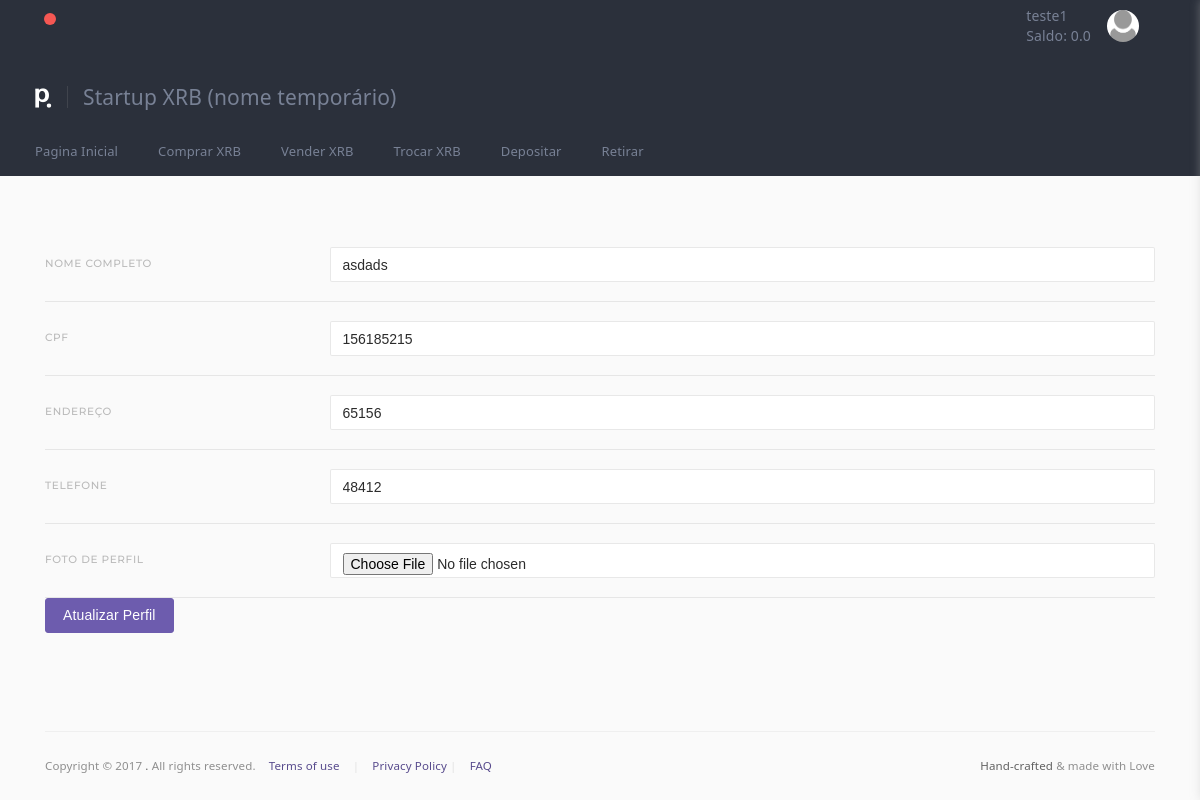
Screenshot of /perfil/ (signed in) with the database file from the repository.
### comprincipal/models.py (models this page shows)
class Cliente(models.Model):
    user = models.OneToOneField(User, on_delete=models.CASCADE)
    nome = models.CharField(max_length=200)
    cpf = models.CharField(max_length=11, unique=True)
    endereco = models.CharField(max_length=250)
    saldo = models.FloatField(default=0)
    carteira_xrb = models.CharField(max_length=250)
    telefone = models.CharField(max_length=250, unique=True)
    status_verificacao = models.CharField(max_length=200, choices=lista_status, default='NV')
    numero_transacoes = models.IntegerField(default=0)
    valor_transacoes = models.FloatField(default=0)
    reputacao = models.FloatField(default=0)
    login_email_token = models.CharField(max_length=50, default='Token')
    foto_perfil = models.ImageField(upload_to='perfil/', default='perfil/generico.png')

### comprincipal/views.py (the view)
# urls.py: url(r'perfil/$', views.verperfil, name='Perfil'),
def verperfil(request):
    erros = []
    u = []
    c = []
    if request.user.is_authenticated:
        u = User.objects.get(pk=request.user.id)
        try:
            c = models.Cliente.objects.get(user=u)
        except:
            return redirect('/cadastro/etapa2/')
        if request.method == 'POST':
            usuario = User.objects.get(pk=request.user.id)
            cliente = models.Cliente.objects.get(user=usuario)
            form = models.ClienteFormRegistro(request.POST)
            try:
                c.nome = request.POST.get("nome")
                c.save()
            except:
                erros.append("Nome invalido")
            try:
                c.cpf = request.POST.get("cpf")
                c.save()
            except:
                erros.append("CPF inválido ou já registrado")
            try:
                c.telefone = request.POST.get("telefone")
                c.save()
            except:
                erros.append("Número inválido ou já registrado")
            print(request.POST.get("foto_perfil"))
            print(len(request.FILES))
            if len(request.FILES) == 0:
                pass
            else:
                form = models.ClienteFormRegistro(request.POST, request.FILES)
                temp = request.FILES.get('foto_perfil')
                c.foto_perfil = temp
                c.save()
            try:
                c.endereco = request.POST.get("endereco")
                c.save()
            except:
                erros.append("Não foi possível mudar o endereço")
            return redirect('Perfil')
        else:
            form = models.ClienteFormRegistro()
            context = {
                'cliente': c,
                'form': form
            }
            return render(request, 'p_verperfil.html', context)
    else:
        return redirect('/login/')

### comprincipal/models.py
class ClienteFormRegistro(ModelForm):
    class Meta:
        model = Cliente
        fields = [
            'nome',
            'cpf',
            'endereco',
            'telefone',
            'foto_perfil'
        ]

### templates/p_verperfil.html (shortened to what this page needs)
{% extends "base.html" %}
{% block conteudo %}
    <form id="form-work" class="form-horizontal" role="form" autocomplete="off" novalidate="novalidate" method="post"
          action="{% url 'Perfil' %}" enctype="multipart/form-data">
        <br>
        <div class="form-group row">
            <label for="id_nome" class="col-md-3 control-label">Nome Completo</label>
            <div class="col-md-9">
                <input type="text" class="form-control" id="id_nome" value={{ cliente.nome }} name="nome" required
                       aria-required="true">
            </div>
        </div>
        <div class="form-group row">
            <label for="id_cpf" class="col-md-3 control-label">CPF</label>
            <div class="col-md-9">
                <input type="text" class="form-control" id="id_cpf" value={{ cliente.cpf }} name="cpf" required
                       aria-required="true" maxlength="11">
            </div>
        </div>
        <div class="form-group row">
            <label for="id_endereco" class="col-md-3 control-label">Endereço</label>
            <div class="col-md-9">
                <input type="text" class="form-control" id="id_endereco" value="{{ cliente.endereco }}" name="endereco"
                       required aria-required="true">
            </div>
        </div>
        <div class="form-group row">
            <label for="id_telefone" class="col-md-3 control-label">Telefone</label>
            <div class="col-md-9">
                <input type="text" class="form-control" id="id_telefone" value={{ cliente.telefone }} name="telefone"
                       required aria-required="true">
            </div>
        </div>
        <div class="form-group row">
            <label for="id_foto_perfil" class="col-md-3 control-label">Foto de Perfil</label>
            <div class="col-md-9">
                <input type="file" class="form-control" name="foto_perfil" id="id_foto_perfil" />
            </div>
        </div>
        <input class="btn btn-primary" type="submit" value="Atualizar Perfil"></input>
    </form>
{% endblock %}

### templates/base.html (shortened to what this page needs)
<!DOCTYPE html>
<html>
<head>
    <link href="/static/assets/plugins/pace/pace-theme-flash.css" rel="stylesheet" type="text/css"/>
    <link href="/static/assets/plugins/bootstrap/css/bootstrap.min.css" rel="stylesheet" type="text/css"/>
    <link href="/static/assets/plugins/font-awesome/css/font-awesome.css" rel="stylesheet" type="text/css"/>
    <link href="/static/assets/plugins/jquery-scrollbar/jquery.scrollbar.css" rel="stylesheet" type="text/css"
          media="screen"/>
    <link href="/static/assets/plugins/select2/css/select2.min.css" rel="stylesheet" type="text/css" media="screen"/>
    <link href="/static/assets/plugins/switchery/css/switchery.min.css" rel="stylesheet" type="text/css"
          media="screen"/>
    <link href="/static/pages/css/pages-icons.css" rel="stylesheet" type="text/css">
    <link class="main-stylesheet" href="/static/pages/css/pages.css" rel="stylesheet" type="text/css"/>
</head>
<body class="fixed-header horizontal-menu horizontal-app-menu ">
<div class="header">
    <div class="container">
        <div class="header-inner header-md-height">
            <div class="">
                <ul class="hidden-md-down notification-list no-margin hidden-sm-down b-grey b-l b-r no-style p-l-0 p-r-20">
                    <li class="p-r-10 inline">
                        <div class="dropdown">
                            <a href="javascript:;" id="notification-center" class="header-icon pg pg-world"
                               data-toggle="dropdown">
                                <span class="bubble"></span>
                            </a>
                        </div>
                    </li>
                </ul>
            </div>
            <div class="d-flex align-items-center">
                {% if user.is_authenticated %}
                    <div class="pull-left p-r-10 fs-14 font-heading hidden-md-down">
                        <span class="semi-bold">{{ user.username }}</span>
                        <br><span class="semi-bold">Saldo: {{ cliente.saldo }}</span>
                    </div>
                    <div class="dropdown pull-right sm-m-r-5">
                        <button class="profile-dropdown-toggle" type="button" data-toggle="dropdown"
                                aria-haspopup="true" aria-expanded="false">
                <span class="thumbnail-wrapper d32 circular inline">
                  <img src="/media/{{ cliente.foto_perfil }}" alt="" data-src="/media/{{ cliente.foto_perfil }}"
                       data-src-retina="/static/assets/img/profiles/avatar_small2x.jpg" width="32" height="32">
                  </span>
                        </button>
                    </div>
                {% else %}
                    <div class="pull-left p-r-10 fs-14 font-heading hidden-md-down">
                        <span class="semi-bold"><a href="/login/">Login </a> </span> <span class="semi-bold"><a
                            href="/cadastro/">Registrar</a> </span>
                    </div>
                {% endif %}
            </div>
        </div>
        <div class="header-inner justify-content-start header-lg-height title-bar">
            <div class="brand inline align-self-end">
                <img src="/static/assets/img/logo_s.png" alt="logo" data-src="/static/assets/img/logo_s.png"
                     data-src-retina="/static/assets/img/logo_s_2x.png" width="17" height="20">
            </div>
            <h2 class="page-title align-self-end">
                Startup XRB (nome temporário)
            </h2>
        </div>
        <div class="menu-bar header-sm-height" data-pages-init='horizontal-menu' data-hide-extra-li="4">
            <ul>
                <li>
                    <a href="/">Pagina Inicial</a>
                </li>
                <li>
                    <a href="/"><span class="title">Comprar XRB</span></a>
                </li>
                <li>
                    <a href="/anuncio/novo/"><span class="title">Vender XRB</span></a>
                </li>
                <li>
                    <a href="/"><span class="title">Trocar XRB</span></a>
                </li>
                <li>
                    <a href="/"><span class="title">Depositar</span></a>
                </li>
                <li>
                    <a href="/"><span class="title">Retirar</span></a>
                </li>
            </ul>
        </div>
    </div>
</div>
<div class="page-container ">
    <div class="page-content-wrapper ">
        <div class="content ">
            <div class=" container    container-fixed-lg">
                {% block conteudo %}{% endblock %}
            </div>
        </div>
        <div class=" container   container-fixed-lg footer">
            <div class="copyright sm-text-center">
                <p class="small no-margin pull-left sm-pull-reset">
                    <span class="hint-text">Copyright &copy; 2017 </span>
                    .
                    <span class="hint-text">All rights reserved. </span>
              <span class="sm-block">
                  <a href="/static/#" class="m-l-10 m-r-10">Terms of use</a>
                  <span class="muted">|</span>
                  <a href="/static/#" class="m-l-10">Privacy Policy</a>
                  <span class="muted">|</span>
                  <a href="/static/#" class="m-l-10">FAQ</a>
              </span>
                </p>
                <p class="small no-margin pull-right sm-pull-reset">
                    Hand-crafted <span class="hint-text">&amp; made with Love</span>
                </p>
                <div class="clearfix"></div>
            </div>
        </div>
    </div>
</div>
</body>
</html>

### rows the page displays
Cliente: saldo "0.0", foto_perfil (picture), nome "asdads", cpf "156185215", endereco "65156", telefone "48412"

### other values shown
{{ user.username }} "teste1"
